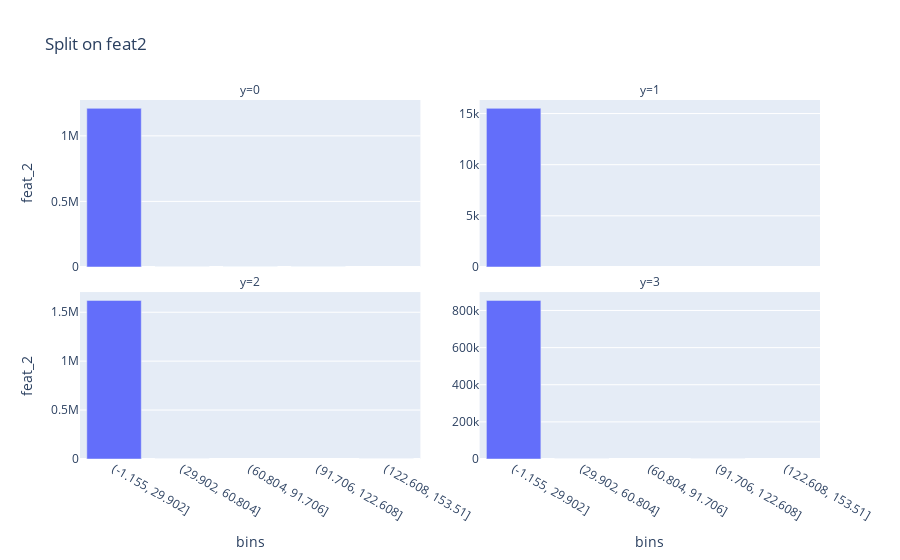
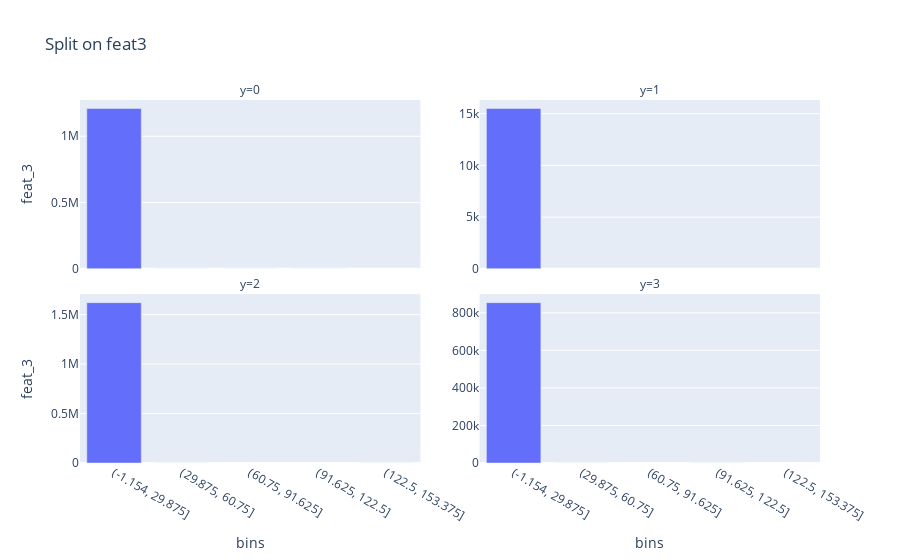
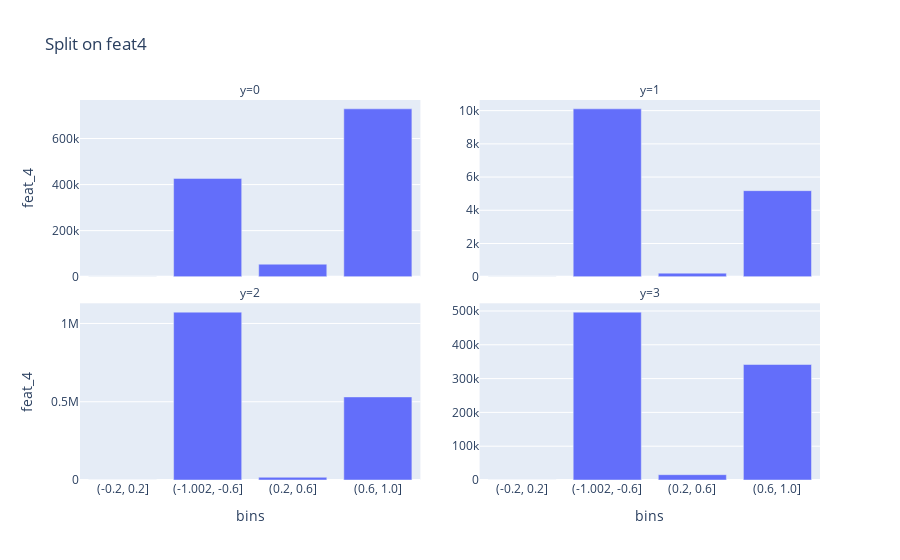
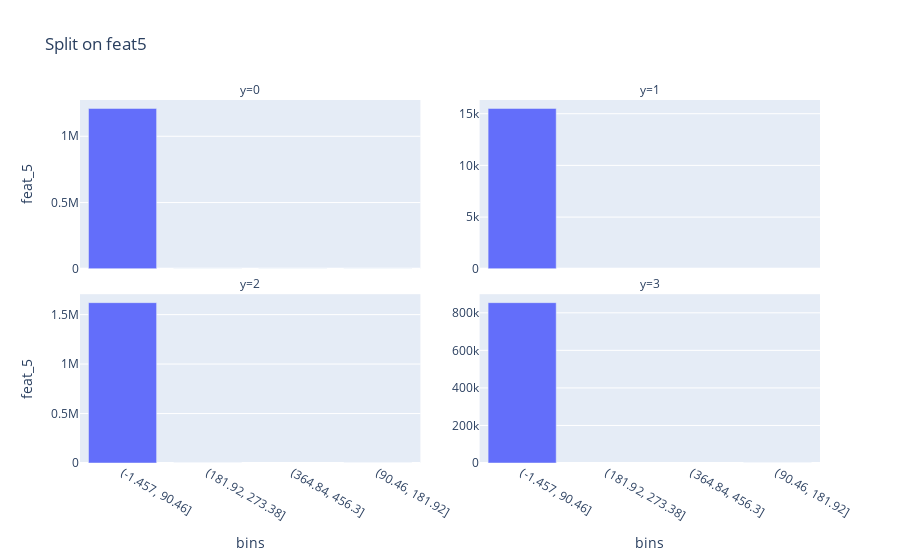

Write notebook code for charts like these, in order.
### Code cell
for i in tqdm(range(2, X.shape[1])):
    fig = px.bar(cut_summary[i-2], x='bins', y=f'feat_{i}', facet_col='y', facet_col_wrap=2, facet_col_spacing=0.08, title=f"Split on feat{i}")
    fig.update_yaxes(matches=None)
    fig.for_each_yaxis(lambda yaxis: yaxis.update(showticklabels=True))
    fig.show()

### Figure 1 — Plotly figure (JSON) as saved in the notebook; plotly's stock layout.template omitted (floating-point values rounded to 4 significant figures)
{"data": [{"alignmentgroup": "True", "hovertemplate": "y=0<br>bins=%{x}<br>feat_2=%{y}<extra></extra>", "legendgroup": "", "marker": {"color": "#636efa", "pattern": {"shape": ""}}, "name": "", "offsetgroup": "", "orientation": "v", "showlegend": false, "textposition": "auto", "type": "bar", "x": ["(-1.155, 29.902]", "(29.902, 60.804]", "(60.804, 91.706]", "(91.706, 122.608]"], "xaxis": "x3", "y": [1209782, 299, 8, 3], "yaxis": "y3"}, {"alignmentgroup": "True", "hovertemplate": "y=1<br>bins=%{x}<br>feat_2=%{y}<extra></extra>", "legendgroup": "", "marker": {"color": "#636efa", "pattern": {"shape": ""}}, "name": "", "offsetgroup": "", "orientation": "v", "showlegend": false, "textposition": "auto", "type": "bar", "x": ["(-1.155, 29.902]"], "xaxis": "x4", "y": [15509], "yaxis": "y4"}, {"alignmentgroup": "True", "hovertemplate": "y=2<br>bins=%{x}<br>feat_2=%{y}<extra></extra>", "legendgroup": "", "marker": {"color": "#636efa", "pattern": {"shape": ""}}, "name": "", "offsetgroup": "", "orientation": "v", "showlegend": false, "textposition": "auto", "type": "bar", "x": ["(-1.155, 29.902]", "(122.608, 153.51]", "(29.902, 60.804]"], "xaxis": "x", "y": [1620849, 1, 1], "yaxis": "y"}, {"alignmentgroup": "True", "hovertemplate": "y=3<br>bins=%{x}<br>feat_2=%{y}<extra></extra>", "legendgroup": "", "marker": {"color": "#636efa", "pattern": {"shape": ""}}, "name": "", "offsetgroup": "", "orientation": "v", "showlegend": false, "textposition": "auto", "type": "bar", "x": ["(-1.155, 29.902]", "(29.902, 60.804]", "(91.706, 122.608]"], "xaxis": "x2", "y": [854089, 8, 1], "yaxis": "y2"}], "layout": {"annotations": [{"font": {}, "showarrow": false, "text": "y=2", "x": 0.23, "xanchor": "center", "xref": "paper", "y": 0.465, "yanchor": "bottom", "yref": "paper"}, {"font": {}, "showarrow": false, "text": "y=3", "x": 0.77, "xanchor": "center", "xref": "paper", "y": 0.465, "yanchor": "bottom", "yref": "paper"}, {"font": {}, "showarrow": false, "text": "y=0", "x": 0.23, "xanchor": "center", "xref": "paper", "y": 1.0, "yanchor": "bottom", "yref": "paper"}, {"font": {}, "showarrow": false, "text": "y=1", "x": 0.77, "xanchor": "center", "xref": "paper", "y": 1.0, "yanchor": "bottom", "yref": "paper"}], "barmode": "relative", "legend": {"tracegroupgap": 0}, "title": {"text": "Split on feat2"}, "xaxis": {"anchor": "y", "domain": [0, 0.46], "title": {"text": "bins"}}, "xaxis2": {"anchor": "y2", "domain": [0.54, 1], "matches": "x", "title": {"text": "bins"}}, "xaxis3": {"anchor": "y3", "domain": [0, 0.46], "matches": "x", "showticklabels": false}, "xaxis4": {"anchor": "y4", "domain": [0.54, 1], "matches": "x", "showticklabels": false}, "yaxis": {"anchor": "x", "domain": [0, 0.465], "showticklabels": true, "title": {"text": "feat_2"}}, "yaxis2": {"anchor": "x2", "domain": [0, 0.465], "showticklabels": true}, "yaxis3": {"anchor": "x3", "domain": [0.535, 1.0], "showticklabels": true, "title": {"text": "feat_2"}}, "yaxis4": {"anchor": "x4", "domain": [0.535, 1.0], "showticklabels": true}}}

### Figure 2 — Plotly figure (JSON) as saved in the notebook; plotly's stock layout.template omitted (floating-point values rounded to 4 significant figures)
{"data": [{"alignmentgroup": "True", "hovertemplate": "y=0<br>bins=%{x}<br>feat_3=%{y}<extra></extra>", "legendgroup": "", "marker": {"color": "#636efa", "pattern": {"shape": ""}}, "name": "", "offsetgroup": "", "orientation": "v", "showlegend": false, "textposition": "auto", "type": "bar", "x": ["(-1.154, 29.875]", "(29.875, 60.75]", "(60.75, 91.625]", "(91.625, 122.5]"], "xaxis": "x3", "y": [1209808, 273, 8, 3], "yaxis": "y3"}, {"alignmentgroup": "True", "hovertemplate": "y=1<br>bins=%{x}<br>feat_3=%{y}<extra></extra>", "legendgroup": "", "marker": {"color": "#636efa", "pattern": {"shape": ""}}, "name": "", "offsetgroup": "", "orientation": "v", "showlegend": false, "textposition": "auto", "type": "bar", "x": ["(-1.154, 29.875]"], "xaxis": "x4", "y": [15509], "yaxis": "y4"}, {"alignmentgroup": "True", "hovertemplate": "y=2<br>bins=%{x}<br>feat_3=%{y}<extra></extra>", "legendgroup": "", "marker": {"color": "#636efa", "pattern": {"shape": ""}}, "name": "", "offsetgroup": "", "orientation": "v", "showlegend": false, "textposition": "auto", "type": "bar", "x": ["(-1.154, 29.875]", "(122.5, 153.375]", "(29.875, 60.75]"], "xaxis": "x", "y": [1620849, 1, 1], "yaxis": "y"}, {"alignmentgroup": "True", "hovertemplate": "y=3<br>bins=%{x}<br>feat_3=%{y}<extra></extra>", "legendgroup": "", "marker": {"color": "#636efa", "pattern": {"shape": ""}}, "name": "", "offsetgroup": "", "orientation": "v", "showlegend": false, "textposition": "auto", "type": "bar", "x": ["(-1.154, 29.875]", "(29.875, 60.75]", "(91.625, 122.5]"], "xaxis": "x2", "y": [854089, 8, 1], "yaxis": "y2"}], "layout": {"annotations": [{"font": {}, "showarrow": false, "text": "y=2", "x": 0.23, "xanchor": "center", "xref": "paper", "y": 0.465, "yanchor": "bottom", "yref": "paper"}, {"font": {}, "showarrow": false, "text": "y=3", "x": 0.77, "xanchor": "center", "xref": "paper", "y": 0.465, "yanchor": "bottom", "yref": "paper"}, {"font": {}, "showarrow": false, "text": "y=0", "x": 0.23, "xanchor": "center", "xref": "paper", "y": 1.0, "yanchor": "bottom", "yref": "paper"}, {"font": {}, "showarrow": false, "text": "y=1", "x": 0.77, "xanchor": "center", "xref": "paper", "y": 1.0, "yanchor": "bottom", "yref": "paper"}], "barmode": "relative", "legend": {"tracegroupgap": 0}, "title": {"text": "Split on feat3"}, "xaxis": {"anchor": "y", "domain": [0, 0.46], "title": {"text": "bins"}}, "xaxis2": {"anchor": "y2", "domain": [0.54, 1], "matches": "x", "title": {"text": "bins"}}, "xaxis3": {"anchor": "y3", "domain": [0, 0.46], "matches": "x", "showticklabels": false}, "xaxis4": {"anchor": "y4", "domain": [0.54, 1], "matches": "x", "showticklabels": false}, "yaxis": {"anchor": "x", "domain": [0, 0.465], "showticklabels": true, "title": {"text": "feat_3"}}, "yaxis2": {"anchor": "x2", "domain": [0, 0.465], "showticklabels": true}, "yaxis3": {"anchor": "x3", "domain": [0.535, 1.0], "showticklabels": true, "title": {"text": "feat_3"}}, "yaxis4": {"anchor": "x4", "domain": [0.535, 1.0], "showticklabels": true}}}

### Figure 3 — Plotly figure (JSON) as saved in the notebook; plotly's stock layout.template omitted (floating-point values rounded to 4 significant figures)
{"data": [{"alignmentgroup": "True", "hovertemplate": "y=0<br>bins=%{x}<br>feat_4=%{y}<extra></extra>", "legendgroup": "", "marker": {"color": "#636efa", "pattern": {"shape": ""}}, "name": "", "offsetgroup": "", "orientation": "v", "showlegend": false, "textposition": "auto", "type": "bar", "x": ["(-0.2, 0.2]", "(-1.002, -0.6]", "(0.2, 0.6]", "(0.6, 1.0]"], "xaxis": "x3", "y": [272, 426764, 54268, 728788], "yaxis": "y3"}, {"alignmentgroup": "True", "hovertemplate": "y=1<br>bins=%{x}<br>feat_4=%{y}<extra></extra>", "legendgroup": "", "marker": {"color": "#636efa", "pattern": {"shape": ""}}, "name": "", "offsetgroup": "", "orientation": "v", "showlegend": false, "textposition": "auto", "type": "bar", "x": ["(-0.2, 0.2]", "(-1.002, -0.6]", "(0.2, 0.6]", "(0.6, 1.0]"], "xaxis": "x4", "y": [4, 10109, 215, 5181], "yaxis": "y4"}, {"alignmentgroup": "True", "hovertemplate": "y=2<br>bins=%{x}<br>feat_4=%{y}<extra></extra>", "legendgroup": "", "marker": {"color": "#636efa", "pattern": {"shape": ""}}, "name": "", "offsetgroup": "", "orientation": "v", "showlegend": false, "textposition": "auto", "type": "bar", "x": ["(-0.2, 0.2]", "(-1.002, -0.6]", "(0.2, 0.6]", "(0.6, 1.0]"], "xaxis": "x", "y": [201, 1072480, 17351, 530819], "yaxis": "y"}, {"alignmentgroup": "True", "hovertemplate": "y=3<br>bins=%{x}<br>feat_4=%{y}<extra></extra>", "legendgroup": "", "marker": {"color": "#636efa", "pattern": {"shape": ""}}, "name": "", "offsetgroup": "", "orientation": "v", "showlegend": false, "textposition": "auto", "type": "bar", "x": ["(-0.2, 0.2]", "(-1.002, -0.6]", "(0.2, 0.6]", "(0.6, 1.0]"], "xaxis": "x2", "y": [121, 496565, 15735, 341677], "yaxis": "y2"}], "layout": {"annotations": [{"font": {}, "showarrow": false, "text": "y=2", "x": 0.23, "xanchor": "center", "xref": "paper", "y": 0.465, "yanchor": "bottom", "yref": "paper"}, {"font": {}, "showarrow": false, "text": "y=3", "x": 0.77, "xanchor": "center", "xref": "paper", "y": 0.465, "yanchor": "bottom", "yref": "paper"}, {"font": {}, "showarrow": false, "text": "y=0", "x": 0.23, "xanchor": "center", "xref": "paper", "y": 1.0, "yanchor": "bottom", "yref": "paper"}, {"font": {}, "showarrow": false, "text": "y=1", "x": 0.77, "xanchor": "center", "xref": "paper", "y": 1.0, "yanchor": "bottom", "yref": "paper"}], "barmode": "relative", "legend": {"tracegroupgap": 0}, "title": {"text": "Split on feat4"}, "xaxis": {"anchor": "y", "domain": [0, 0.46], "title": {"text": "bins"}}, "xaxis2": {"anchor": "y2", "domain": [0.54, 1], "matches": "x", "title": {"text": "bins"}}, "xaxis3": {"anchor": "y3", "domain": [0, 0.46], "matches": "x", "showticklabels": false}, "xaxis4": {"anchor": "y4", "domain": [0.54, 1], "matches": "x", "showticklabels": false}, "yaxis": {"anchor": "x", "domain": [0, 0.465], "showticklabels": true, "title": {"text": "feat_4"}}, "yaxis2": {"anchor": "x2", "domain": [0, 0.465], "showticklabels": true}, "yaxis3": {"anchor": "x3", "domain": [0.535, 1.0], "showticklabels": true, "title": {"text": "feat_4"}}, "yaxis4": {"anchor": "x4", "domain": [0.535, 1.0], "showticklabels": true}}}

### Figure 4 — Plotly figure (JSON) as saved in the notebook; plotly's stock layout.template omitted (floating-point values rounded to 4 significant figures)
{"data": [{"alignmentgroup": "True", "hovertemplate": "y=0<br>bins=%{x}<br>feat_5=%{y}<extra></extra>", "legendgroup": "", "marker": {"color": "#636efa", "pattern": {"shape": ""}}, "name": "", "offsetgroup": "", "orientation": "v", "showlegend": false, "textposition": "auto", "type": "bar", "x": ["(-1.457, 90.46]", "(181.92, 273.38]", "(364.84, 456.3]", "(90.46, 181.92]"], "xaxis": "x3", "y": [1210080, 1, 1, 10], "yaxis": "y3"}, {"alignmentgroup": "True", "hovertemplate": "y=1<br>bins=%{x}<br>feat_5=%{y}<extra></extra>", "legendgroup": "", "marker": {"color": "#636efa", "pattern": {"shape": ""}}, "name": "", "offsetgroup": "", "orientation": "v", "showlegend": false, "textposition": "auto", "type": "bar", "x": ["(-1.457, 90.46]"], "xaxis": "x4", "y": [15509], "yaxis": "y4"}, {"alignmentgroup": "True", "hovertemplate": "y=2<br>bins=%{x}<br>feat_5=%{y}<extra></extra>", "legendgroup": "", "marker": {"color": "#636efa", "pattern": {"shape": ""}}, "name": "", "offsetgroup": "", "orientation": "v", "showlegend": false, "textposition": "auto", "type": "bar", "x": ["(-1.457, 90.46]", "(181.92, 273.38]", "(90.46, 181.92]"], "xaxis": "x", "y": [1620849, 1, 1], "yaxis": "y"}, {"alignmentgroup": "True", "hovertemplate": "y=3<br>bins=%{x}<br>feat_5=%{y}<extra></extra>", "legendgroup": "", "marker": {"color": "#636efa", "pattern": {"shape": ""}}, "name": "", "offsetgroup": "", "orientation": "v", "showlegend": false, "textposition": "auto", "type": "bar", "x": ["(-1.457, 90.46]", "(90.46, 181.92]"], "xaxis": "x2", "y": [854096, 2], "yaxis": "y2"}], "layout": {"annotations": [{"font": {}, "showarrow": false, "text": "y=2", "x": 0.23, "xanchor": "center", "xref": "paper", "y": 0.465, "yanchor": "bottom", "yref": "paper"}, {"font": {}, "showarrow": false, "text": "y=3", "x": 0.77, "xanchor": "center", "xref": "paper", "y": 0.465, "yanchor": "bottom", "yref": "paper"}, {"font": {}, "showarrow": false, "text": "y=0", "x": 0.23, "xanchor": "center", "xref": "paper", "y": 1.0, "yanchor": "bottom", "yref": "paper"}, {"font": {}, "showarrow": false, "text": "y=1", "x": 0.77, "xanchor": "center", "xref": "paper", "y": 1.0, "yanchor": "bottom", "yref": "paper"}], "barmode": "relative", "legend": {"tracegroupgap": 0}, "title": {"text": "Split on feat5"}, "xaxis": {"anchor": "y", "domain": [0, 0.46], "title": {"text": "bins"}}, "xaxis2": {"anchor": "y2", "domain": [0.54, 1], "matches": "x", "title": {"text": "bins"}}, "xaxis3": {"anchor": "y3", "domain": [0, 0.46], "matches": "x", "showticklabels": false}, "xaxis4": {"anchor": "y4", "domain": [0.54, 1], "matches": "x", "showticklabels": false}, "yaxis": {"anchor": "x", "domain": [0, 0.465], "showticklabels": true, "title": {"text": "feat_5"}}, "yaxis2": {"anchor": "x2", "domain": [0, 0.465], "showticklabels": true}, "yaxis3": {"anchor": "x3", "domain": [0.535, 1.0], "showticklabels": true, "title": {"text": "feat_5"}}, "yaxis4": {"anchor": "x4", "domain": [0.535, 1.0], "showticklabels": true}}}
